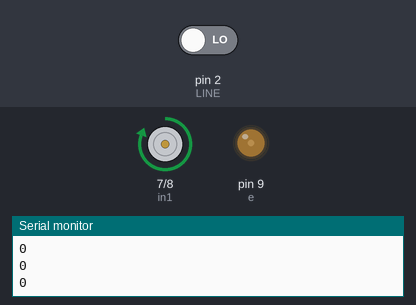
A sketch run on a simulated Arduino Uno, built with avr-gcc and run on an emulated ATmega328P. Shown: motor-driver pin pairs drawn as motors (green arrow = first pin HIGH = forward, orange = second pin HIGH = backward, longer = more drive), output pins drawn as LEDs (lit = HIGH), the last lines printed to the serial monitor. Inputs (shaded band) come from the test bench; at power-on: pin 2 (LINE) LOW.

Above: at 1.2 s.
1.3 s: pin 2 (LINE) driven HIGH
At 1.8 s:
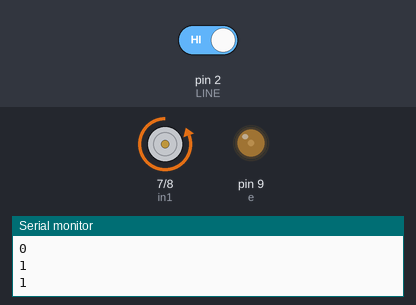
2.9 s: pin 2 (LINE) driven LOW
At 4.2 s:
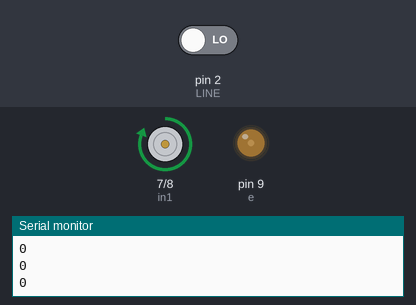
Timing chart, 0 to 5.9 s (numbered marks = the images above; inputs shaded):
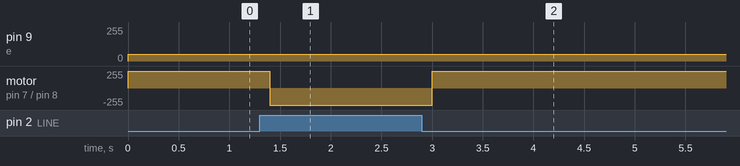

Measured:
- after the input at 1.3 s, motor on pin 7 (in1) / pin 8 (in2): forward 255/255 → backward 255/255 after 0.10 s
- after the input at 2.9 s, motor on pin 7 (in1) / pin 8 (in2): backward 255/255 → forward 255/255 after 0.10 s

The sketch:

dc-do-line.ino
```cpp
#define LINE 2

int in1 = 7;
int in2 = 8;
int e = 9;
int val = 0;

void setup() {
    pinMode(LINE, INPUT);
    pinMode(in1, OUTPUT);
    pinMode(in2, OUTPUT);
    pinMode(e, OUTPUT);
    Serial.begin(9600);
}

void loop() {
    val = digitalRead(LINE);
    if (val == 1) {
        digitalWrite(in1, LOW);
        digitalWrite(in2, HIGH);
        analogWrite(e, 50);
    } else {
        digitalWrite(in1, HIGH);
        digitalWrite(in2, LOW);
        analogWrite(e, 50);
    }
    Serial.println(val);
    delay(200);
}

/*
Cách lắp:
- Cảm biến dò line: OUT -> D2, VCC -> 5V, GND -> GND
- Module L298N:
    + IN1 -> D7
    + IN2 -> D8
    + ENA -> D9 (PWM)
    + OUT1/OUT2 -> Motor DC
    + VCC -> nguồn motor, GND nối chung với Arduino
*/


//* lí thuyết cảm biến dò line:
// Vạch đen hấp thụ ánh sáng → Ít phản xạ → A0 đọc đc giá trị cao -> nếu > ngưỡng điện áp tham chiếu -> value = 1 -> quay thuận
// Vạch trắng phản xạ ánh sáng → Nhiều phản xạ → A0 nhận giá trị thấp -> nếu < ngưỡng điện áp tham chiếu -> value = 0 -> quay ngược

// *lúc thực hành không dùng vật cản che ~ line đen => quay xuôi, ngược lại: nếu che => quay ngược
```
